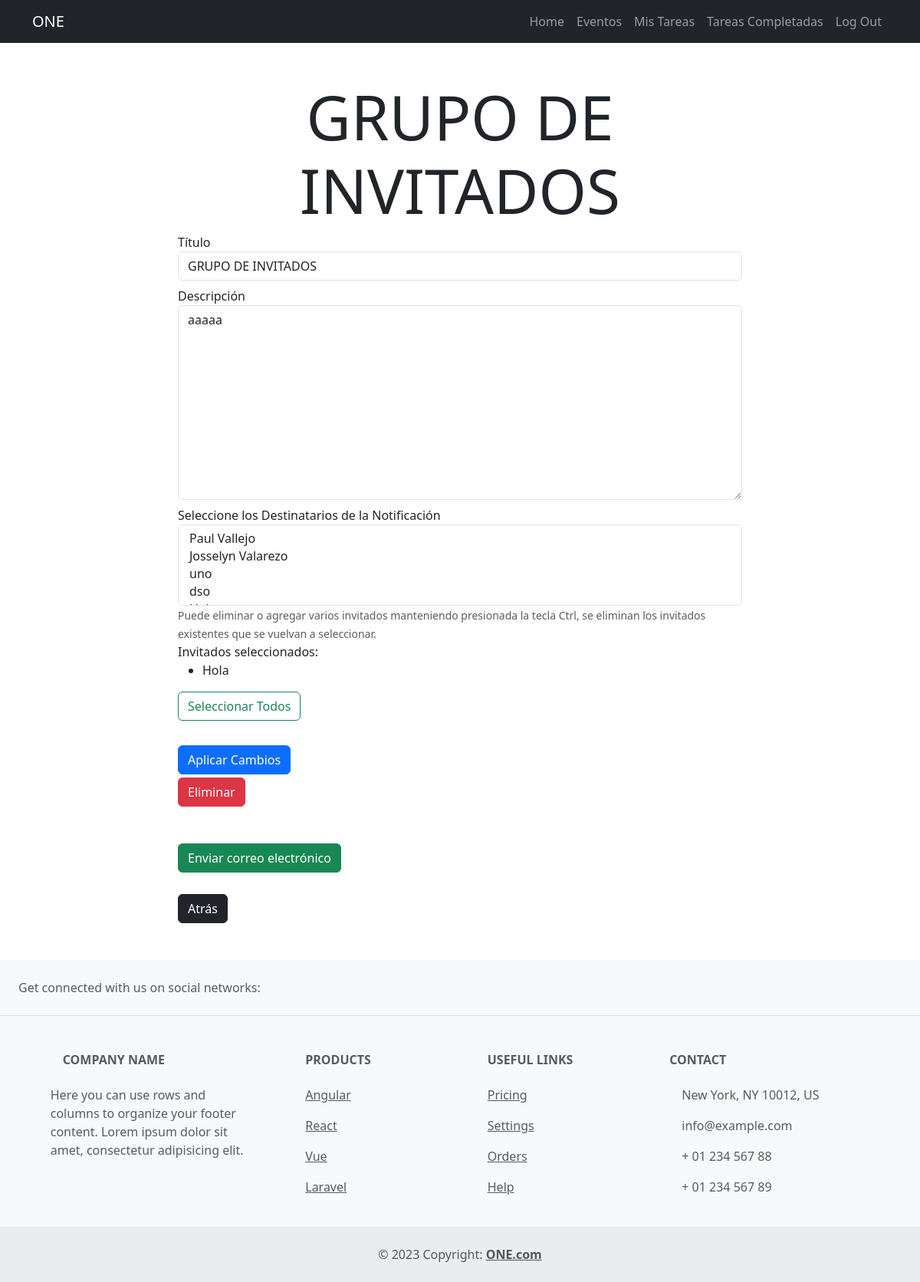
Page /reminders/detail/4/14/ (signed in) on the earlier database version.
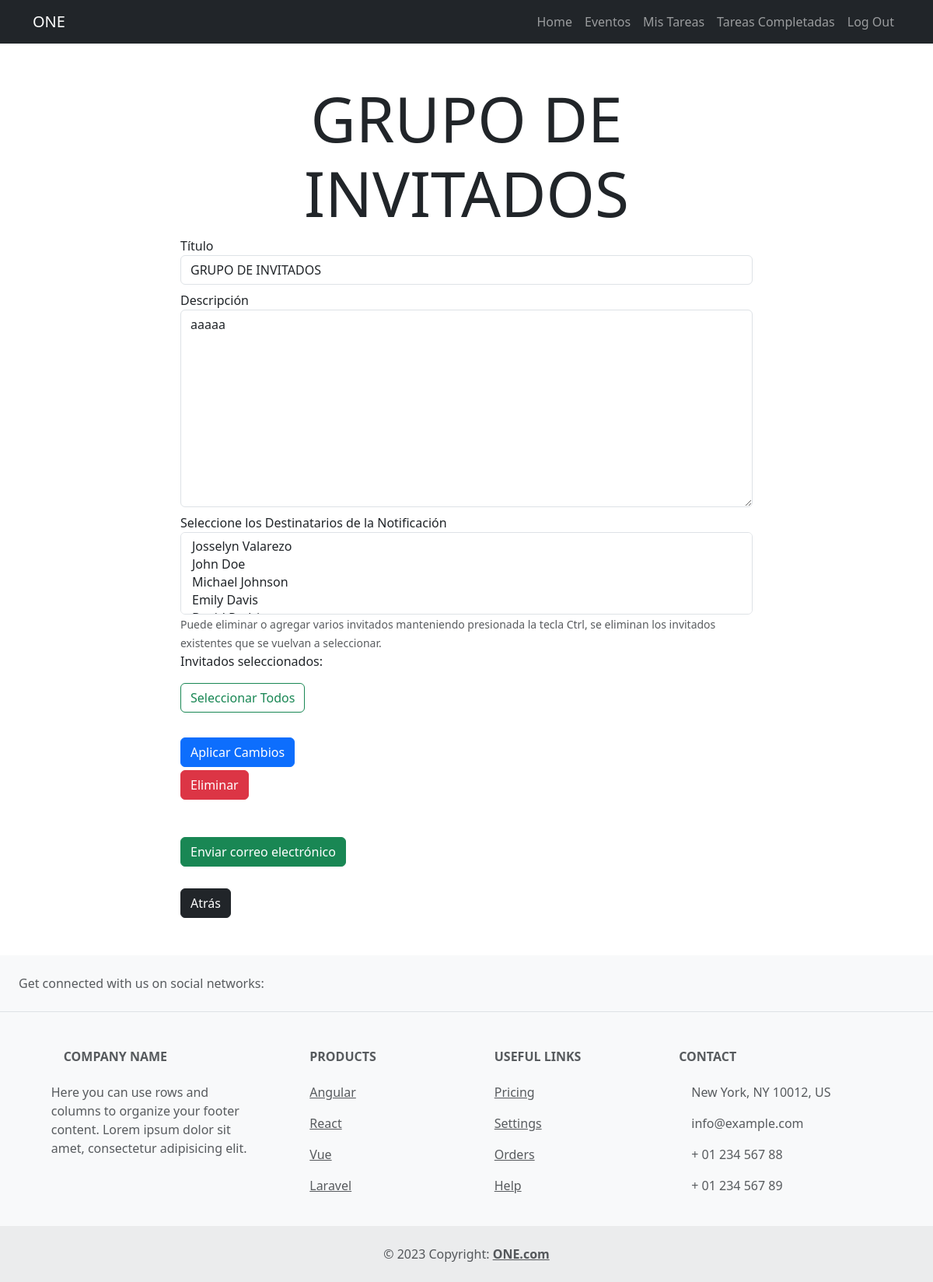
Same page on the later database version.
### invitados/models.py (models this page shows)
class Invitado(models.Model):
    nombre = models.CharField(max_length=80)
    correo = models.CharField(max_length=80)
    respuesta = models.CharField(max_length=2, null=True)
    evento = models.ForeignKey(Evento, blank=True , on_delete=models.CASCADE)
    def __str__(self):
        return self.nombre

### reminder/views.py (the view, shortened to what this page needs)
# urls.py: path('reminders/detail/<int:reminder_id>/<int:evento_id>/', reminder_detail, name='reminder_detail'),
@login_required
def reminder_detail(request, reminder_id, evento_id):
    reminder = get_object_or_404(Reminder, pk=reminder_id, evento_id=evento_id)
    evento = get_object_or_404(Evento, pk=evento_id, user=request.user)
    if request.method == 'GET':
        invitados = Invitado.objects.filter(reminder=reminder)
        invitado_choices = evento.invitado_set.all()
        form = FormularioReminderEntrada(instance=reminder, invitado_choices=invitado_choices)
        return render(request, 'reminder_detail.html', {'reminder': reminder, 'form': form, 'evento': evento, 'invitados': invitados})

### reminder/forms.py (shortened to what this page needs)
class FormularioReminderEntrada(forms.ModelForm):
    invitados = forms.ModelMultipleChoiceField(
    queryset=Invitado.objects.none(),
    widget=forms.SelectMultiple(attrs={'class': 'form-control', 'name': 'invitados', 'multiple': 'multiple'}),
    required=False,
)
    select_all = forms.BooleanField(required=False, initial=False, label='Seleccionar todos')
    class Meta:
        model = Reminder
        fields = ['asunto', 'descripcion', 'invitados']
        widgets = {
            'asunto': forms.TextInput(attrs={'class': 'form-control', 'placeholder': 'Escriba el asunto de su notificación'}),
            'descripcion': forms.Textarea(attrs={'class': 'form-control', 'placeholder': 'Escriba la descripción de su notificación'}),
        }
        labels = {
            'asunto': 'Título',
            'descripcion': 'Descripción',
            'invitados': 'Para',
        }
    def __init__(self, *args, **kwargs):
        invitado_choices = kwargs.pop('invitado_choices', [])
        super().__init__(*args, **kwargs)
        self.fields['invitados'].queryset = invitado_choices

### reminder/templates/reminder_detail.html (shortened to what this page needs)
{% extends 'base.html' %}
{% block content %}
<main class="container">
  <div class="row">
    <div class="col-md-8 offset-md-2">
      <h1 class="display-1 text-center mt-5">{{reminder.asunto}}</h1>
      <form method="POST">
        <div class="form-group">
          <label for="{{ form.asunto.id_for_label }}">Título</label>
          {{ form.asunto }}
        </div>
        <div class="form-group mt-2">
          <label for="{{ form.descripcion.id_for_label }}">Descripción</label>
          {{ form.descripcion }}
        </div>
        <div class="form-group mt-2">
          <label for="{{ form.invitados.id_for_label }}">Seleccione los Destinatarios de la Notificación</label>
          {{ form.invitados }}
          <small id="invitadosHelp" class="form-text text-muted">Puede eliminar o agregar varios invitados manteniendo presionada la tecla Ctrl, se eliminan los invitados existentes que se vuelvan a seleccionar.</small>
        </div>
        <label for="id_invitados_seleccionados">Invitados seleccionados:</label>
        <ul id="invitados-seleccionados">
          {% for invitado in reminder.invitado.all %}
            <li id="invitado-{{ invitado.pk }}">
              {{ invitado.nombre }}
            </li>
          {% endfor %}
        </ul>
        <div class="mb-2 mt-2">
            <button type="button" onclick="seleccionarTodos()" class="btn btn-outline-success">Seleccionar Todos</button>
          </div>
        <button type="submit" class="btn btn-primary mt-4">Aplicar Cambios</button>
      </form>
      <form action="{% url 'reminder_eliminar' reminder.id reminder.evento.id %}" method="post">
        <button class="btn btn-danger mt-1">Eliminar</button>
      </form>
      <a href="{% url 'send_email' reminder.id %} " class="btn btn-success mt-5 mb-4">Enviar correo electrónico</a>
      <form action="{% url 'reminders' evento.id %}" method="post">
        <button class="btn btn-dark mt-1 mb-5">Atrás</button>
      </form>
    </div>
  </div>
</main>
{% endblock %}

Differences in the rows shown:
removed Invitado: nombre "Hola"
Other differences:
form field invitados: "Paul Vallejo / Josselyn Valarezo / uno / dso" → "Josselyn Valarezo / John Doe / Michael Johnson / Emily Davis"
